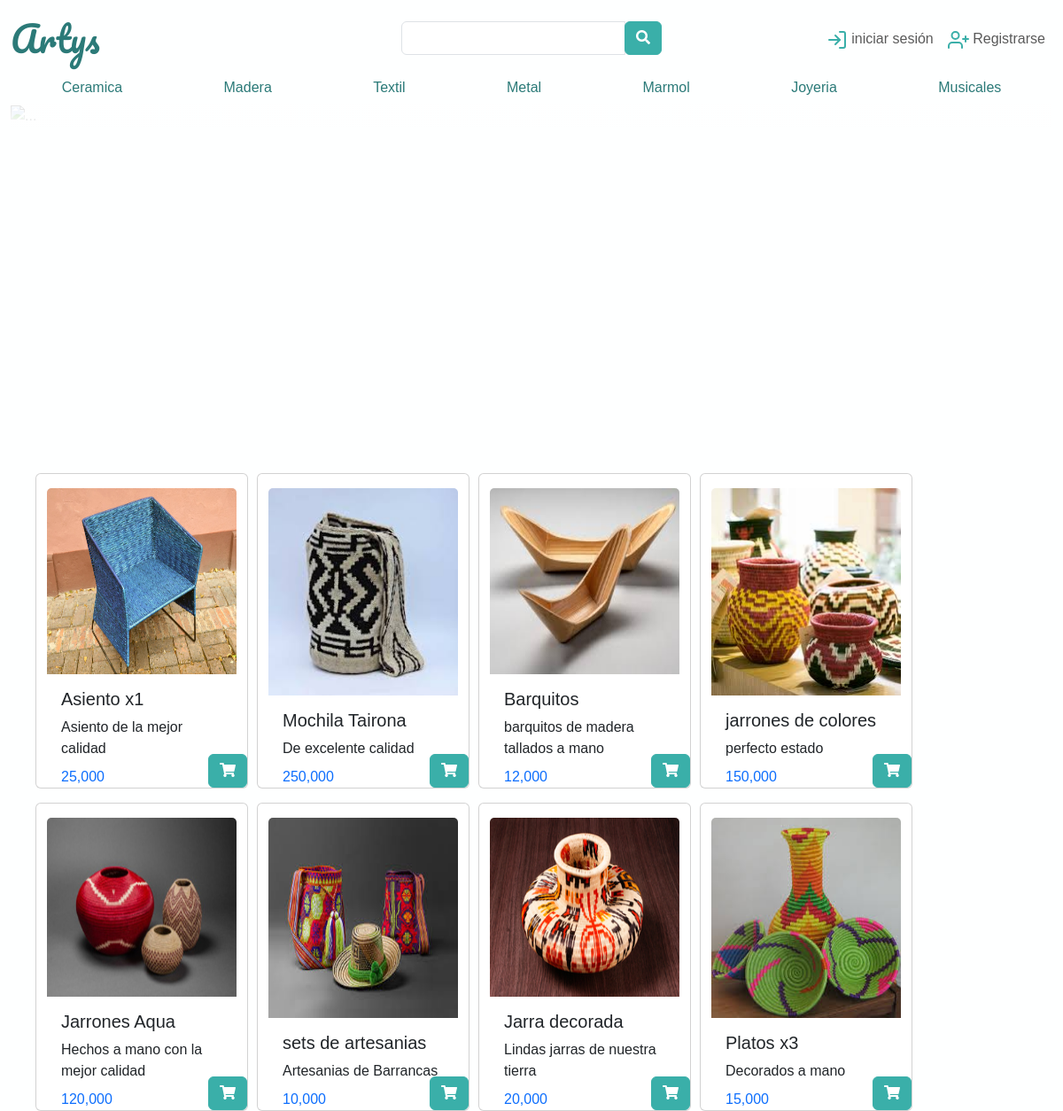
The page / on the database its author committed.
### home/models.py (models this page shows, shortened)
class Categoria(models.Model):
    idProducto = models.BigAutoField(db_column='idCategoria',primary_key=True, serialize=False, verbose_name='ID')
    nombre = models.CharField(db_column='Nombre', max_length=45)
    class Meta:
        verbose_name_plural='Categoria'

class Producto(models.Model):
    idProducto = models.BigAutoField(db_column='idProduco',primary_key=True, serialize=False, verbose_name='ID')
    nombre = models.CharField(db_column='nombre',max_length=100)
    user = models.ForeignKey(User,db_column='Usuario', on_delete=models.CASCADE,related_name='Mis_productos',null=True)
    disponible = models.BooleanField(db_column='Disponible',default=True)
    timestamp = models.DateTimeField(db_column='Fecha de subida',auto_now_add=True)
    categoria = models.ForeignKey('Categoria', models.DO_NOTHING, db_column='Categoria',default=None)
    precio= models.DecimalField(db_column='Precio', max_digits=6, decimal_places=3,verbose_name='Precio',default=None)
    descripcion = models.TextField(db_column='Descripcion', max_length=150,null=True,default=None,blank=True)
    foto= models.ImageField(db_column='Foto', null=True,upload_to='products')
    estado = models.BooleanField(db_column='estado',default=True, blank=True)
    class Meta:
        ordering=['-timestamp']
        verbose_name_plural='Productos'

### home/views.py (the view)
# urls.py: path('', index_view, name='home'),
def index_view(request):
    categorias = Categoria.objects.all()
    products = Producto.objects.all()
    return render(request, 'index.html',{
        'products': products,
        'categorias': categorias,
    })

### templates/index.html (shortened to what this page needs)
{% extends 'root.html' %}
{% load static %}
{% block contenido %}
<div class="container-fluid">
    <div class="row">
        <div class="btn-group mt-3" role="group" aria-label="Basic checkbox toggle button group">
            {% for categorias in categorias %}
                <label class="btn " for="btncheck1">{{ categorias.nombre }}</label>
            {% endfor %}
        </div>
        <div id="carouselExampleFade" class="carousel slide carousel-fade " data-bs-ride="carousel">
            <div class="carousel-inner">
                <div class="carousel-item active">
                    <img src="https://github.com/luisfernandocastro/ImageServer/blob/master/26745_26745_denominacion-origen-ompi-artesanias-colombia-2017-g_(1).jpg?raw=true" class="img-fluid img-thumbnai" alt="...">
                </div>
            </div>
            <button class="carousel-control-prev" type="button" data-bs-target="#carouselExampleFade"
                data-bs-slide="prev">
                <span class="carousel-control-prev-icon" aria-hidden="true"></span>
            </button>
            <button class="carousel-control-next" type="button" data-bs-target="#carouselExampleFade"
                data-bs-slide="next">
                <span class="carousel-control-next-icon" aria-hidden="true"></span>
            </button>
        </div>
    </div>
</div>
<div class="container">
    <div class="row">
        {% for products in products %}
        <div class="card mt-3" style="width: 15rem;margin-left: 10px;">
            <img src="{{ products.foto.url }}" class="card-img-top mt-3" alt="">
            <div class="card-body">
              <h5 class="card-title">{{ products.nombre }}</h5>
              <p class="card-text">{{ products.descripcion }}</p>
              <div class="">
                <span class="text-primary position-absolute bottom-0 start-1" >{{ products.precio }}</span>
                <a href="#" class="btn btn-primary position-absolute bottom-0 end-0"><i class="fas fa-shopping-cart"></i></a>
              </div>
            </div>
          </div>
        {% endfor %}
    </div>
</div>
{% endblock contenido %}

### templates/root.html (shortened to what this page needs)
{% load static %}
<!DOCTYPE html>
<html lang="es">
<head>
    <link rel="stylesheet" href="{% static '\css\estilos.css' %}">
    <link href="https://cdn.jsdelivr.net/npm/bootstrap@5.3.3/dist/css/bootstrap.min.css" rel="stylesheet">
    <link rel="stylesheet" href="https://use.fontawesome.com/releases/v5.15.4/css/all.css">
</head>
<body>
    <div class="container-fluid mb-5">
        <div class="row">
            <header>
                <nav class="navbar navbar-expand-lg " role="navigation">
                    <div class="container-fluid position-relative">
                        <a class="navbar-brand position-absolute top-0 start-0 " href="{% url 'home' %}">Artys</a>
                        <form class="d-flex position-absolute top-0 start-50 translate-middle-x mt-3 w-25" role="search">
                            <div class="input-group mb-3 ">
                                <input type="text" class="form-control">
                                <div class="input-group-append"><button class="btn btn-primary"><i class="fa fa-search"></i></button></div>
                            </div>
                        </form>
                        <div class="collapse navbar-collapse position-absolute  top-0 end-0 mt-3" id="bs-example-navbar-collapse-1">
                            <ul class="nav navbar-nav me-auto mb-2 mb-lg-0">
                                {% if user.is_authenticated %}
                                <li class="nav-item">
                                    <span class="nav-link fw-bold text-danger">{{ user.username | capfirst }}</span>
                                </li>
                                <li class="nav-item">
                                    <a class="nav-link" href="{% url 'logout' %}"><img src="{% static 'imgs/icons/icon_log_out.svg' %}" alt=""> Cerrar Sesion</a>
                                </li>
                                <li class="nav-item">
                                    <a class="nav-link" href="{% url 'upload_product' %}"><img src="{% static 'imgs/icons/icon_uploadproduct.svg' %}" alt=""> sube tu producto</a>
                                </li>
                                {% else %}
                                <li class="nav-item">
                                    <a class="nav-link" aria-current="page" href="{% url 'login' %}"> <img src="{% static 'imgs/icons/icon_login.svg' %}" alt=""> iniciar sesión</a>
                                </li>
                                <li class="nav-item">
                                    <a class="nav-link" href="{% url 'registro' %}"><img src="{% static 'imgs/icons/icon_signup.svg' %}" alt=""> Registrarse</a>
                                </li>
                                {% endif %}
                            </ul>
                        </div>
                    </div>
                </nav>
            </header>
        </div>
    </div>
    {% block contenido %}
    {% endblock contenido %}
</body>
</html>

### static/css/estilos.css (style rules this page uses)
:root { --color-enfasis: #3AAFA9; --color-bg: #FEFFFF; --color-secundary: #DEF2F1; --color-oscuro: #17252A; --color-logo: #2B7A78; }
* { font-family: Arial, Helvetica, sans-serif; font-size: 16px; }
body { background-color: var(--color-bg) !important; font-family: 'Heebo', sans-serif; }
.form-control { border-radius: 7px; border: 1.5px solid var(--color-secundary); }
.btn-primary { background-color: var(--color-enfasis) !important; border-color: var(--color-enfasis) !important; }
.navbar-brand { color: var(--color-logo) !important; font-family: "Pacifico", cursive; font-size: 40px !important; font-weight: 500; }
.carousel .carousel-inner > .carousel-item { width: 100%; position: relative; }
.carousel, .carousel-inner .carousel-item > img { width: 100%; height: 400px; }
.carousel-item::after { content: ""; width: 100%; height: 85px; position: absolute; left: 0; bottom: 0; background-image: linear-gradient(to top, var(--color-bg), transparent); }
.btn-group > .btn { color: var(--color-logo) !important; }
.row, .card > img { height: 80%; }
label { color: var(--color-logo); }

### rows shown on the page
Categoria: nombre "Ceramica"
Categoria: nombre "Madera"
Categoria: nombre "Textil"
Categoria: nombre "Metal"
Categoria: nombre "Marmol"
Categoria: nombre "Joyeria"
Categoria: nombre "Musicales"
Producto: foto (picture), nombre "Asiento x1", descripcion "Asiento de la mejor calidad", precio "25,000"
Producto: foto (picture), nombre "Mochila Tairona", descripcion "De excelente calidad", precio "250,000"
Producto: foto (picture), nombre "Barquitos", descripcion "barquitos de madera tallados a mano", precio "12,000"
Producto: foto (picture), nombre "jarrones de colores", descripcion "perfecto estado", precio "150,000"
Producto: foto (picture), nombre "Jarrones Aqua", descripcion "Hechos a mano con la mejor calidad", precio "120,000"
Producto: foto (picture), nombre "sets de artesanias", descripcion "Artesanias de Barrancas", precio "10,000"
Producto: foto (picture), nombre "Jarra decorada", descripcion "Lindas jarras de nuestra tierra", precio "20,000"
Producto: foto (picture), nombre "Platos x3", descripcion "Decorados a mano", precio "15,000"
